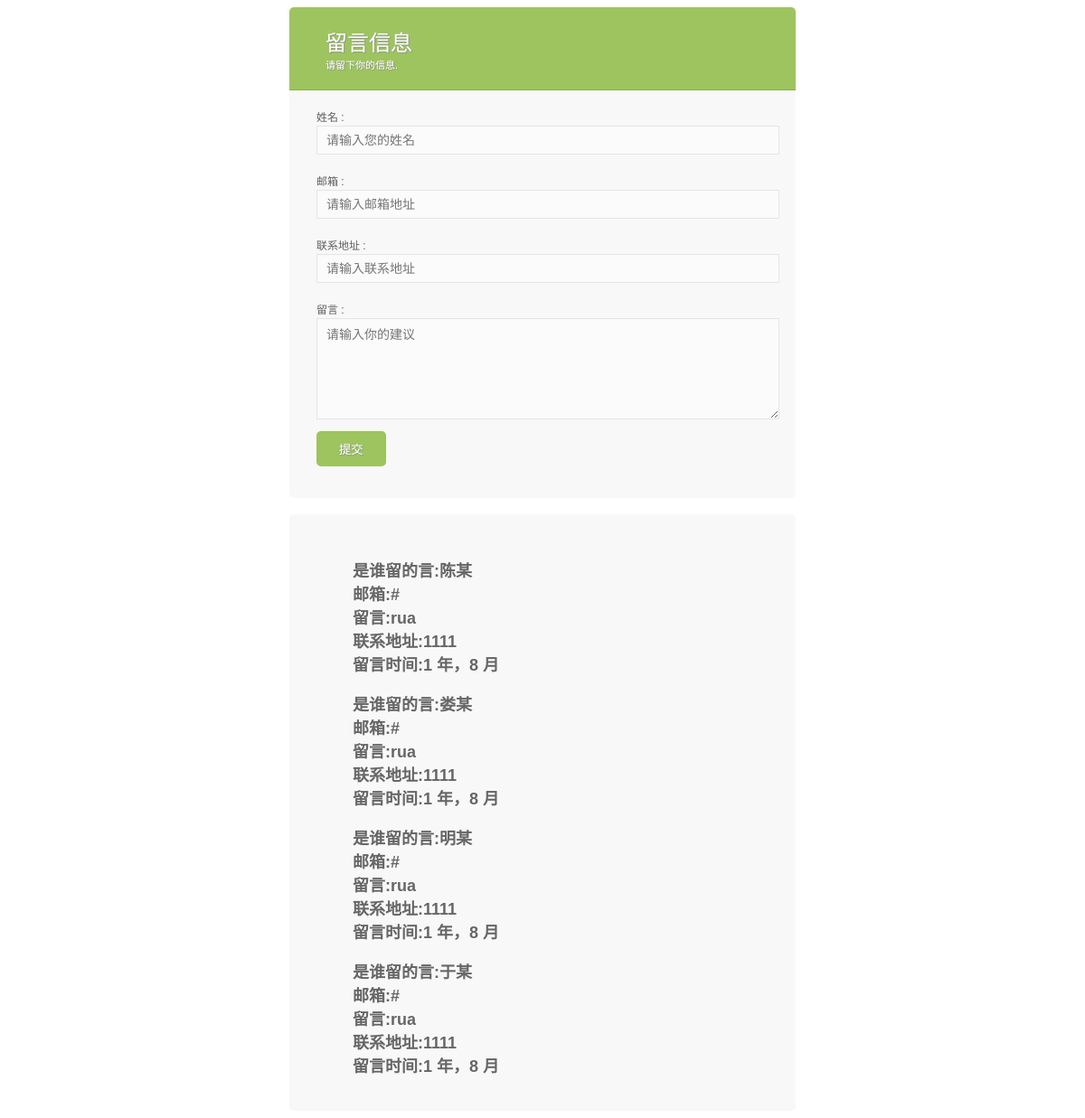
Page /liuyan/ on the committed database.
### liuyan/models.py (models this page shows, shortened)
class LiuyanModel(models.Model):
    id = models.AutoField(primary_key=True)
    name = models.CharField(max_length=50)
    email = models.EmailField()
    address = models.CharField(max_length=50)
    message = models.TextField()
    add_time = models.DateTimeField(auto_now=True)

### liuyan/views.py (the view, shortened to what this page needs)
# urls.py: path('liuyan/',liuyan),
def liuyan(request):
    if request.method == 'GET':
        liuyansget = LiuyanModel.objects.all()
        return render(request, "lyb.html", context={"liuyansget": liuyansget})

### templates/lyb.html (shortened to what this page needs)
<!DOCTYPE html>
<html lang="en">
<head>
</head>
<body>
<form method="post" class="smart-green">
    <h1>留言信息
        <span>请留下你的信息.</span>
    </h1>
    <label>
        <span>姓名 :</span>
        <input id="name" type="text" name="name" value="{{ mess_form.name.value }}" placeholder="请输入您的姓名"/>
    </label>
    <label>
        <span>邮箱 :</span>
        <input id="email" type="text" value="{{ mess_form.email.value }}" name="email" placeholder="请输入邮箱地址"/>
    </label>
    <label>
        <span>联系地址 :</span>
        <input id="address" type="text" value="{{ mess_form.address.value }}" name="address" placeholder="请输入联系地址"/>
    </label>
    <label>
        <span>留言 :</span>
        <textarea id="message" name="message"  placeholder="请输入你的建议">{{ mess_form.message.value }}</textarea>
    </label>
    <label>
        <input type="submit" class="button" value="提交"/>
    </label>
</form>
<br>
<form method="get" class="smart-green">
    <div>
        <h2>
            {% for liuyan in   liuyansget  %}
                  <ul style="list-style-type:none">
                    <li>是谁留的言:{{ liuyan.name }}</li>
                    <li>邮箱:{{ liuyan.email }}</li>
                    <li>留言:{{ liuyan.message }}</li>
                    <li>联系地址:{{ liuyan.address }}</li>
                    <li>留言时间:{{ liuyan.add_time |timesince }}</li>
                </ul>
            {% endfor %}
        </h2>
    </div>
</form>
</body>
</html>

### templates/lyb.html (style rules this page uses)
.smart-green { margin-left: auto; margin-right: auto; max-width: 500px; background: #F8F8F8; padding: 30px 30px 20px 30px; font: 12px Arial, Helvetica, sans-serif; color: #666; border-radius: 5px; -webkit-border-radius: 5px; -moz-border-radius: 5px; }
.smart-green h1 { font: 24px "Trebuchet MS", Arial, Helvetica, sans-serif; padding: 20px 0px 20px 40px; display: block; margin: -30px -30px 10px -30px; color: #FFF; background: #9DC45F; text-shadow: 1px 1px 1px #949494; border-radius: 5px 5px 0px 0px; -webkit-border-radius: 5px 5px 0px 0px; -moz-border-radius: 5px 5px 0px 0px; border-bottom: 1px solid #89AF4C; }
.smart-green h1 > span { display: block; font-size: 11px; color: #FFF; }
.smart-green label { display: block; margin: 0px 0px 5px; }
.smart-green label > span { float: left; margin-top: 10px; color: #5E5E5E; }
.smart-green input[type="text"], .smart-green input[type="email"], .smart-green textarea, .smart-green select { color: #555; height: 30px; line-height: 15px; width: 100%; padding: 0px 0px 0px 10px; margin-top: 2px; border: 1px solid #E5E5E5; background: #FBFBFB; outline: 0; -webkit-box-shadow: inset 1px 1px 2px rgba(238, 238, 238, 0.2); box-shadow: inset 1px 1px 2px rgba(238, 238, 238, 0.2); font: normal 14px/14px Arial, Helvetica, sans-serif; }
.smart-green textarea { height: 100px; padding-top: 10px; }
.smart-green .button { background-color: #9DC45F; border-radius: 5px; -webkit-border-radius: 5px; -moz-border-border-radius: 5px; border: none; padding: 10px 25px 10px 25px; color: #FFF; text-shadow: 1px 1px 1px #949494; }

### rows in the picture
LiuyanModel: name "陈某", email "#", message "rua", address "1111", add_time "1 年，8 月"
LiuyanModel: name "娄某", email "#", message "rua", address "1111", add_time "1 年，8 月"
LiuyanModel: name "明某", email "#", message "rua", address "1111", add_time "1 年，8 月"
LiuyanModel: name "于某", email "#", message "rua", address "1111", add_time "1 年，8 月"
